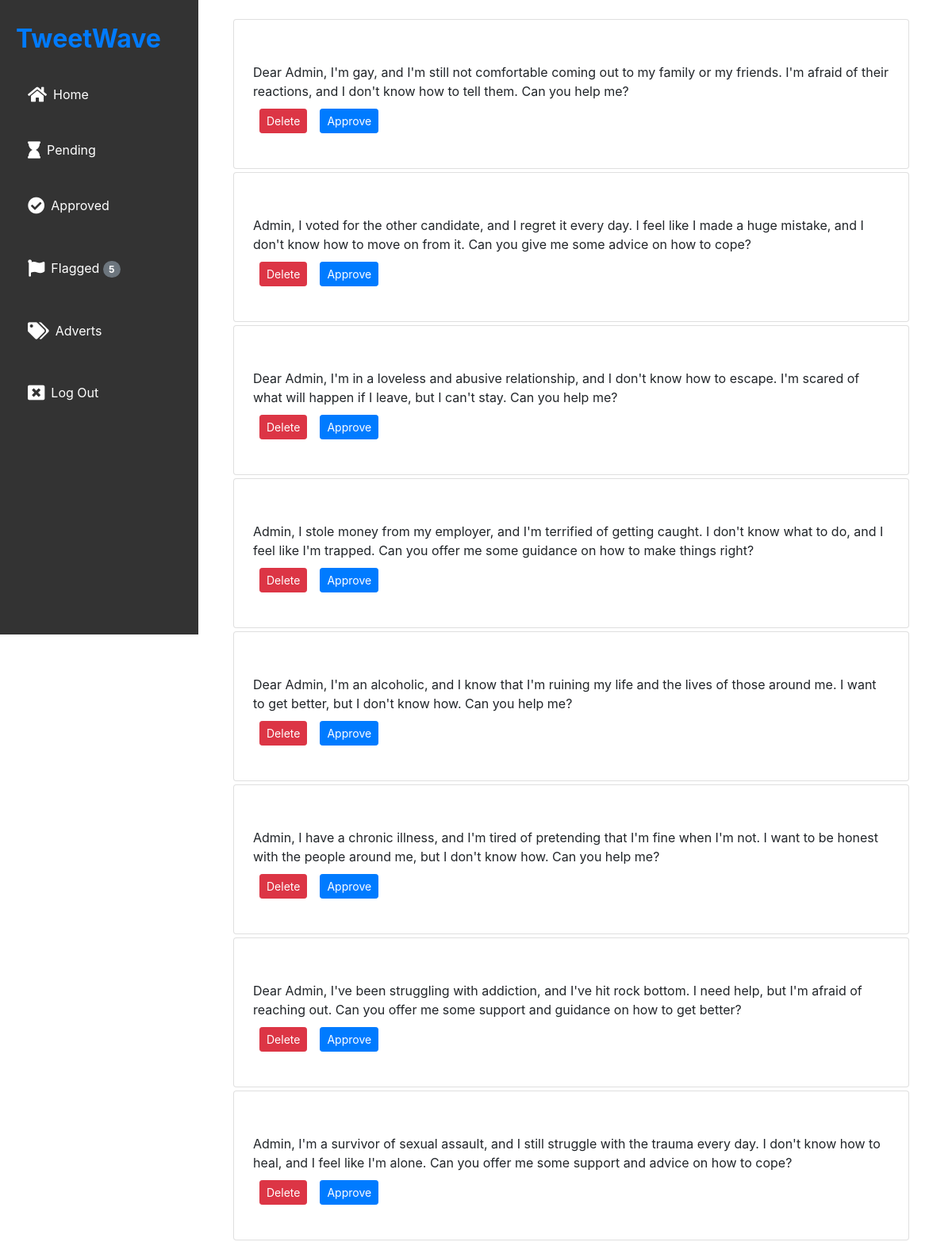
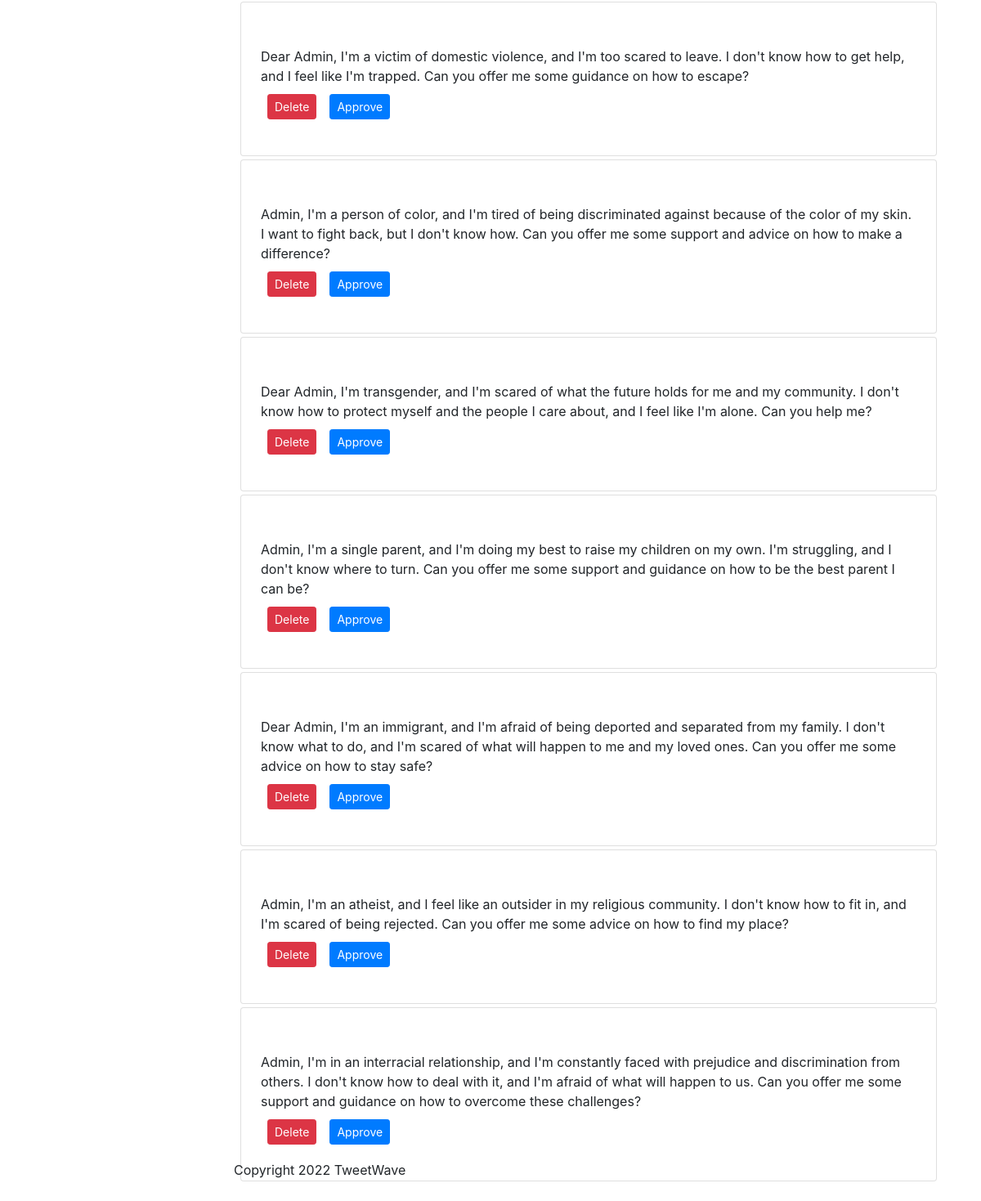
Page /mod/pending/ (signed in) on the committed database (2 pictures, top to bottom).
### submission/models.py (models this page shows, shortened)
class Confession(models.Model):
    uuidField = models.UUIDField(default=uuid4)
    approved = models.BooleanField(default=False)
    text = models.TextField()
    flag = models.BooleanField(default=False)
    media = models.FileField(upload_to="mediaFiles", null=True, blank=True)

### moderator/views.py (the view)
# urls.py: path('pending/', views.pending, name='pending'),
@login_required()
def pending(request):
    confessions = Confession.objects.all().filter(approved=False)
    context = {'confessions': confessions, 'number': countFlags()}
    return render(request, 'moderator/pending.html', context)

### moderator/views.py (called while the page is built)
def countFlags():
    flags = Confession.objects.all().filter(flag=True)
    return len(flags)

### moderator/templates/moderator/pending.html (shortened to what this page needs)
{% extends 'moderator/base.html' %}
{% block content %}
    {% for confession in confessions %}
            {% if confession.media %}
                <div class="card p-1 m-1">
                    <div class="card-body">
                        <div class="row">
                            <div class="col-1">
                                <img src="{{ confession.media.url }}" alt="My Image" width="100" height="100" class="img-thumbnail" id="thumbnail">
                                <script>
                                    var img = document.getElementById("thumbnail");
                                    img.onclick = function() {
                                    img.style.width = "500px";
                                    img.style.height = "500px";
                                    img.style.position = "fixed";
                                    img.style.top = "50%";
                                    img.style.left = "50%";
                                    img.style.transform = "translate(-50%, -50%)";
                                    }
                                    document.onclick = function(event) {
                                    if (event.target != img) {
                                        img.style = "";
                                    }
                                    }
                                </script>
                            </div>
                            <div class="col-11">
                                {{ confession.text | linebreaks }}
                                <div class="button-group btn-group">
                                    <form action="{% url 'moderator:remove' confession.uuidField %}" method="POST" class="mx-2">
                                        {% csrf_token %}
                                        <button name="submit" class="btn btn-danger btn-sm">Delete</button>
                                    </form>
                                    <form action="{% url 'moderator:approve' confession.uuidField %}" method="POST" class="mx-2">
                                        {% csrf_token %}
                                        <button name="submit" class="btn btn-primary btn-sm">Approve</button>
                                    </form>
                                </div>
                            </div>
                        </div>
                    </div>
                </div>
            {% else %}
                <div class="card p-1 m-1">
                    <p>
                        <div class="card-body">
                            {{ confession.text | linebreaks }}
                            <div class="button-group btn-group">
                                <form action="{% url 'moderator:remove' confession.uuidField %}" method="POST" class="mx-2">
                                    <button name="submit" class="btn btn-danger btn-sm">Delete</button>
                                </form>
                                <form action="{% url 'moderator:approve' confession.uuidField %}" method="POST" class="mx-2">
                                    <button name="submit" class="btn btn-primary btn-sm">Approve</button>
                                </form>
                            </div>
                        </div>
                    </p>
                </div>
            {% endif %}
    {% empty %}
        <p>No pending confessions</p>
    {% endfor %}
{% endblock content %}

### moderator/templates/moderator/base.html (shortened to what this page needs)
{% load static %}
<!DOCTYPE html>
<html>
<head>
    <link rel="stylesheet" href="https://stackpath.bootstrapcdn.com/bootstrap/4.5.0/css/bootstrap.min.css"
>
    <link rel="stylesheet" href="https://cdnjs.cloudflare.com/ajax/libs/font-awesome/5.15.1/css/all.min.css"
 />
    <link rel="stylesheet" href="{% static 'moderator/css/base.css' %}">
</head>
<body>
    <div id="container">
        <div class="sidebar">
            <h2>
                <a href="{% url 'submission:index' %}">TweetWave</a>
            </h2>
            <ul class="list-unstyled mt-4">
                <li class="mb-3"><a href="{% url 'moderator:index' %}" class="text-white"><i
                            class="fas fa-home fa-lg mr-2"></i>Home</a></li>
                <li class="mb-3"><a href="{% url 'moderator:pending' %}" class="text-white"><i
                            class="fas fa-hourglass fa-lg mr-2"></i>Pending</a></li>
                <li class="mb-4"><a href="{% url 'moderator:approved' %}" class="text-white"><i
                            class="fas fa-check-circle fa-lg mr-2"></i>Approved</a></li>
                <li class="mb-4 pt-3">
                    <a href="{% url 'moderator:flagged' %}" class="text-white d-inline"><i
                            class="fas fa-flag fa-lg mr-2"></i>Flagged
                        <span class="badge badge-secondary counter badge-pill d-inline">{{ number }}</span>
                    </a>
                </li>
                <li class="mb-4 pt-3"><a href="{% url 'moderator:adverts' %}" class="text-white"><i
                    class="fas fa-tags fa-lg mr-2"></i>Adverts</a></li>
                <li><a href="{% url 'users:signout' %}" class="text-white"><i
                            class="fas fa-window-close fa-lg mr-2"></i>Log Out</a></li>
            </ul>
        </div>
        <div id="main">
                {% block content %}
                {% endblock content %}
        </div>
        <footer class="p-3 fixed-bottom container footer">
            <p>Copyright 2022 TweetWave</p>
        </footer>
    </div>
</body>
</html>

### moderator/static/moderator/css/base.css (style rules this page uses)
#container { display: flex; }
.sidebar { width: 250px; background-color: #333; padding: 20px; height: 100vh; overflow: hidden; position: fixed; float: left; top: 0; left: 0; bottom: 0; color: white; }
.sidebar ul { list-style: none; padding: 0; margin: 0; }
.sidebar ul li a { display: block; padding: 15px; color: white; text-decoration: none; }
.sidebar ul li i { margin-right: 10px; }
#main { width: 75%; padding: 20px; margin-left: 270px; }
.footer { position: fixed; bottom: 0; right: 0; left: 270px; }
h1, h2, h3, h4, h5, h6 { font-weight: bold; margin: 10px 0; }
p, ol, ul { margin: 10px 0; line-height: 1.5; }

### rows in the picture
Confession: text "Dear Admin, I'm gay, and I'm still not comfortable coming out to my family or my friends. I'm afraid of their reactions, and I don't know how to tell them. Can you help me?"
Confession: text "Admin, I voted for the other candidate, and I regret it every day. I feel like I made a huge mistake, and I don't know how to move on from it. Can you give me some advice on how to cope?"
Confession: text "Dear Admin, I'm in a loveless and abusive relationship, and I don't know how to escape. I'm scared of what will happen if I leave, but I can't stay. Can you help me?"
Confession: text "Admin, I stole money from my employer, and I'm terrified of getting caught. I don't know what to do, and I feel like I'm trapped. Can you offer me some guidance on how to make things right?"
Confession: text "Dear Admin, I'm an alcoholic, and I know that I'm ruining my life and the lives of those around me. I want to get better, but I don't know how. Can you help me?"
Confession: text "Admin, I have a chronic illness, and I'm tired of pretending that I'm fine when I'm not. I want to be honest with the people around me, but I don't know how. Can you help me?"
Confession: text "Dear Admin, I've been struggling with addiction, and I've hit rock bottom. I need help, but I'm afraid of reaching out. Can you offer me some support and guidance on how to get better?"
Confession: text "Admin, I'm a survivor of sexual assault, and I still struggle with the trauma every day. I don't know how to heal, and I feel like I'm alone. Can you offer me some support and advice on how to cope?"
Confession: text "Dear Admin, I'm a victim of domestic violence, and I'm too scared to leave. I don't know how to get help, and I feel like I'm trapped. Can you offer me some guidance on how to escape?"
Confession: text "Admin, I'm a person of color, and I'm tired of being discriminated against because of the color of my skin. I want to fight back, but I don't know how. Can you offer me some support and advice on how to make a difference?"
Confession: text "Dear Admin, I'm transgender, and I'm scared of what the future holds for me and my community. I don't know how to protect myself and the people I care about, and I feel like I'm alone. Can you help me?"
Confession: text "Admin, I'm a single parent, and I'm doing my best to raise my children on my own. I'm struggling, and I don't know where to turn. Can you offer me some support and guidance on how to be the best parent I can be?"
Confession: text "Dear Admin, I'm an immigrant, and I'm afraid of being deported and separated from my family. I don't know what to do, and I'm scared of what will happen to me and my loved ones. Can you offer me some advice on how to stay safe?"
Confession: text "Admin, I'm an atheist, and I feel like an outsider in my religious community. I don't know how to fit in, and I'm scared of being rejected. Can you offer me some advice on how to find my place?"
Confession: text "Admin, I'm in an interracial relationship, and I'm constantly faced with prejudice and discrimination from others. I don't know how to deal with it, and I'm afraid of what will happen to us. Can you offer me some support and guidance on how to overcome these challenges?"

### other values in the picture
{{ number }} "5"
